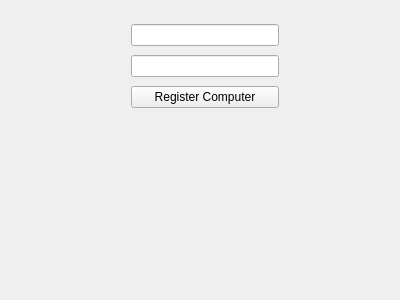
<?xml version="1.0" encoding="UTF-8"?>
<ui version="4.0">
 <class>MainWidget</class>
 <widget class="QWidget" name="MainWidget">
  <property name="geometry">
   <rect>
    <x>0</x>
    <y>0</y>
    <width>400</width>
    <height>300</height>
   </rect>
  </property>
  <property name="windowTitle">
   <string>MainWidget</string>
  </property>
  <widget class="QLabel" name="outputLabel">
   <property name="geometry">
    <rect>
     <x>20</x>
     <y>140</y>
     <width>361</width>
     <height>151</height>
    </rect>
   </property>
   <property name="text">
    <string/>
   </property>
  </widget>
  <widget class="QWidget" name="verticalLayoutWidget">
   <property name="geometry">
    <rect>
     <x>120</x>
     <y>10</y>
     <width>170</width>
     <height>113</height>
    </rect>
   </property>
   <layout class="QVBoxLayout" name="verticalLayout">
    <item>
     <widget class="QLineEdit" name="usernameLineEdit"/>
    </item>
    <item>
     <widget class="QLineEdit" name="computerNameLineEdit"/>
    </item>
    <item>
     <widget class="QPushButton" name="connectButton">
      <property name="text">
       <string>Register Computer</string>
      </property>
     </widget>
    </item>
   </layout>
  </widget>
 </widget>
 <layoutdefault spacing="6" margin="11"/>
 <resources/>
 <connections/>
</ui>
